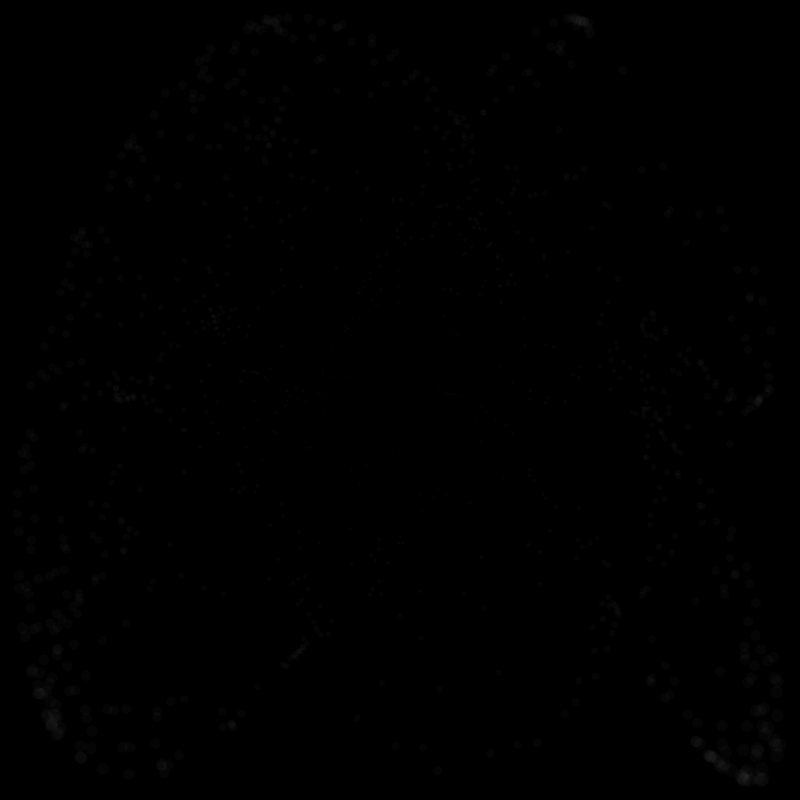
Frame 1 (no input)
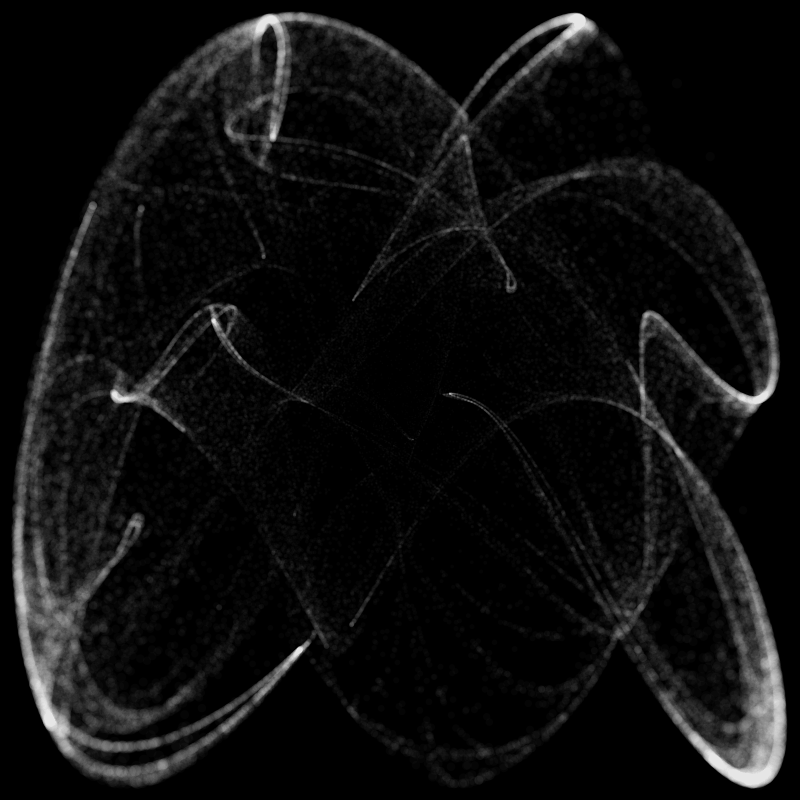
Frame 60 (the mouse pressed at the canvas centre just before this capture)
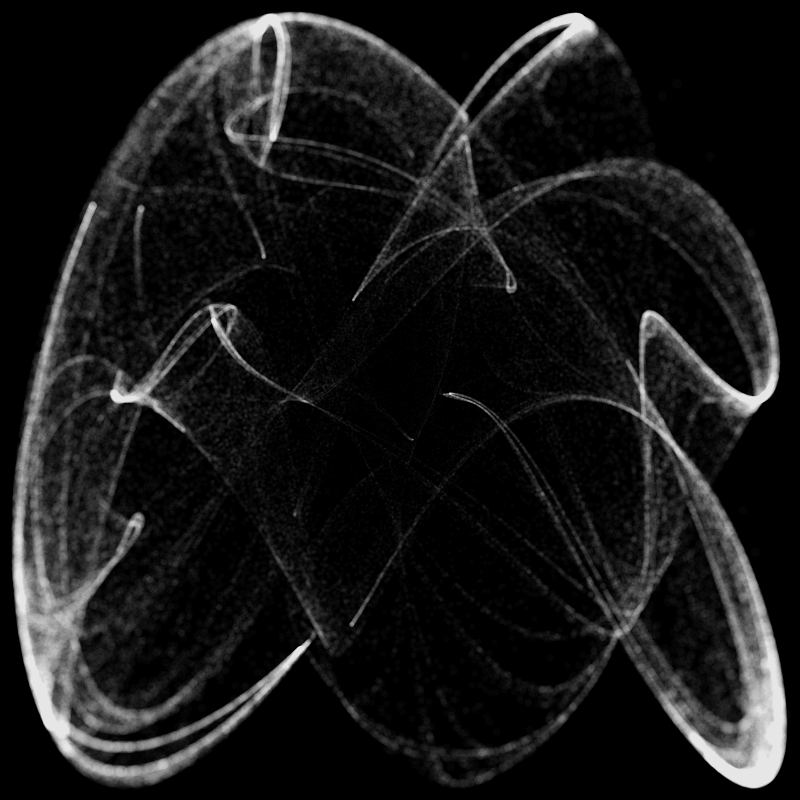
Frame 120 (the mouse held since frame 60 and released just before this capture)

The Processing sketch that drew these frames (run headless with seeded random() and noise(); from frame 60 on, the mouse is pressed at the canvas centre):

// Processing sketch: DeJong1
// ── DeJong1.pde
// Introduction to iterative functions/processes:
// Compute & visualize the DeJong strange attractor
// For each step we compute the distance of the point
// from the center and use that to create a fake
// depth-of-field effect by manipulating the size of
// the dot drawn
//
// Created during & for workshop at Städelschule Frankfurt
// (c) 2014 Karsten Schmidt // LGPLv3 licensed

// DeJong configuration
float A = 1.4, B = 1.5, C = 2.4, D = -2.1;

// Computes next X coordinate of attractor
float dejongX(float x, float y) {
  return sin(A * y) - cos(B * x);
}

// Computes next Y coordinate of attractor
float dejongY(float x, float y) {
  return sin(C * x) - cos(D * y);
}

void setup() {
  size(800, 800);
  background(0);
}

void draw() {
  float x = random(-3, 3);
  float y = random(-3, 3);
  for (int i = 0; i < 1000; i++) {
    // first compute X & Y for next iteration
    float xx = dejongX(x, y);
    float yy = dejongY(x, y);
    // calculate distance from center/origin
    float d = 1 + sqrt(xx * xx + yy * yy);
    // scale dist exponentially
    d = pow(d, 2);
    // map xx & yy to screen coordinates
    float sx = xx * width * 0.24 + width/2;
    float sy = yy * height * 0.24 + height/2;
    // draw dot with alpha/transparency
    // modulate size based on distance (Depth of Field effect)
    fill(255, 5);
    noStroke();
    ellipse(sx, sy, d, d);
    // propagate results to next iteration
    x = xx;
    y = yy;
  }
  // fin, the end, kraj
}
